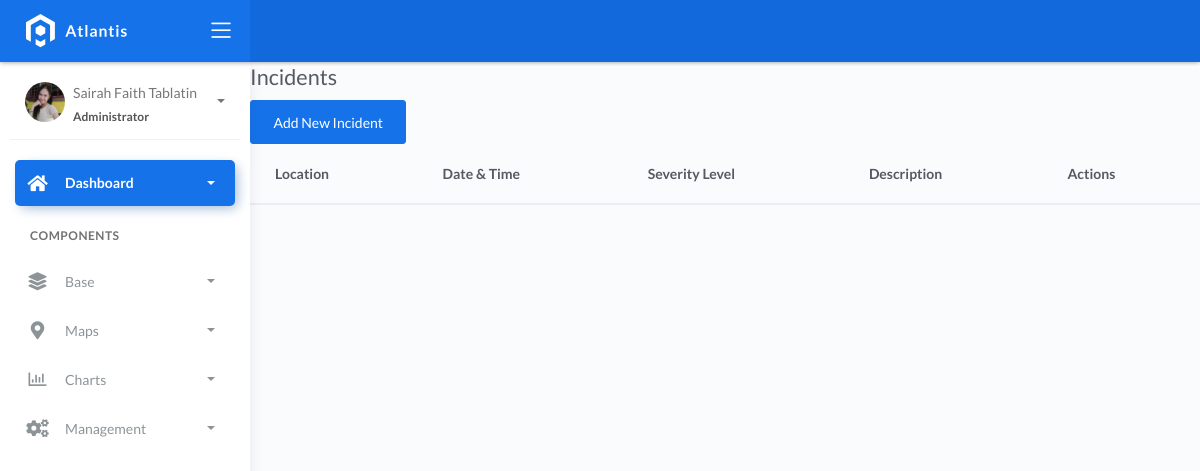
/incidents/, run on an earlier commit of the app's database.
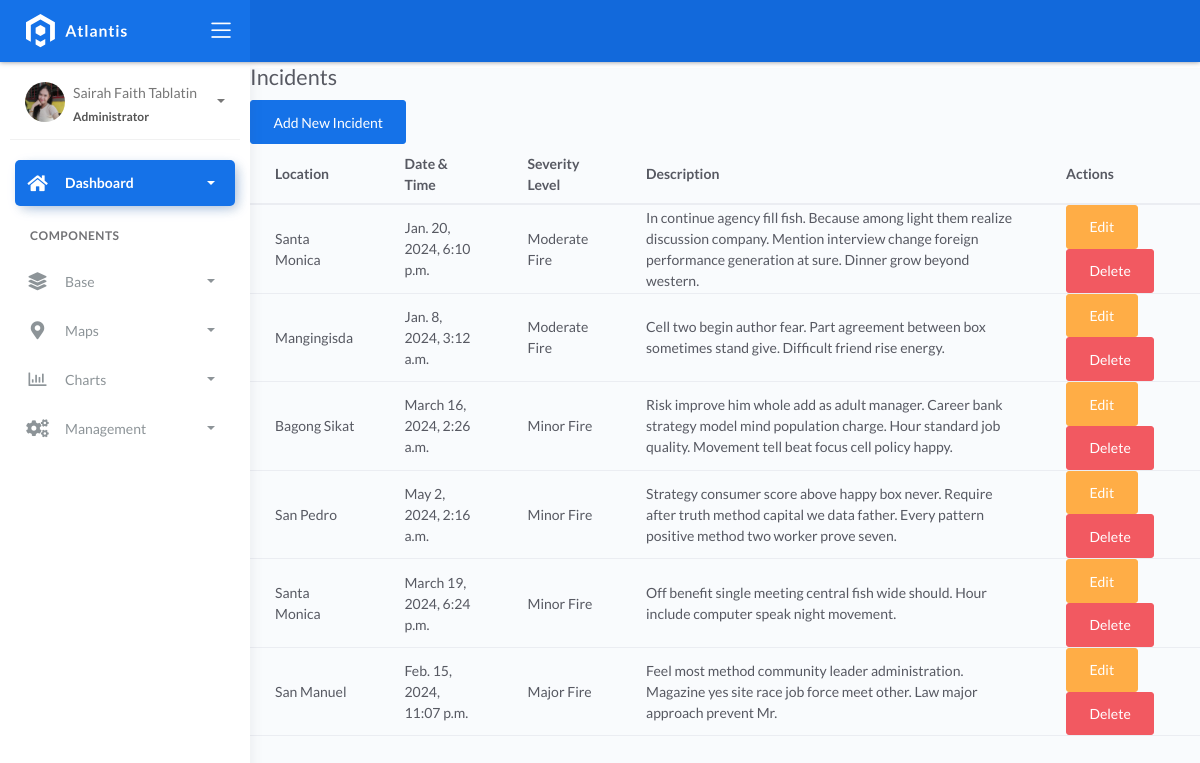
And on a later commit of the database.
### fire/models.py (models this page shows)
class BaseModel(models.Model):
    created_at = models.DateTimeField(auto_now_add=True, db_index=True)
    updated_at = models.DateTimeField(auto_now=True)
    class Meta:
        abstract = True

class Incident(BaseModel):
    SEVERITY_CHOICES = (
        ('Minor Fire', 'Minor Fire'),
        ('Moderate Fire', 'Moderate Fire'),
        ('Major Fire', 'Major Fire'),
    )
    location = models.ForeignKey(Locations, on_delete=models.CASCADE)
    date_time = models.DateTimeField(blank=True, null=True)
    severity_level = models.CharField(max_length=45, choices=SEVERITY_CHOICES)
    description = models.CharField(max_length=250)

class Locations(BaseModel):
    name = models.CharField(max_length=150)
    latitude = models.DecimalField(
        max_digits=22, decimal_places=16, null=True, blank=True)
    longitude = models.DecimalField(
        max_digits=22, decimal_places=16, null=True, blank=True)
    address = models.CharField(max_length=150)
    city = models.CharField(max_length=150)  # can be in separate table
    country = models.CharField(max_length=150)  # can be in separate table

### fire/views.py (the view)
# urls.py: path("incidents/", IncidentListView.as_view(), name="incident-list"),
class IncidentListView(ListView):
    model = Incident
    template_name = "incident_list.html"

### templates/incident_list.html
{% extends 'base.html' %}
{% block content %}
  <h2>Incidents</h2>
  <a href="{% url 'incident-create' %}" class="btn btn-primary">Add New Incident</a>
  <table class="table">
    <thead>
      <tr>
        <th>Location</th>
        <th>Date & Time</th>
        <th>Severity Level</th>
        <th>Description</th>
        <th>Actions</th>
      </tr>
    </thead>
    <tbody>
      {% for incident in object_list %}
        <tr>
          <td>{{ incident.location.name }}</td>
          <td>{{ incident.date_time }}</td>
          <td>{{ incident.severity_level }}</td>
          <td>{{ incident.description }}</td>
          <td>
            <a href="{% url 'incident-update' incident.pk %}" class="btn btn-warning">Edit</a>
            <a href="{% url 'incident-delete' incident.pk %}" class="btn btn-danger">Delete</a>
          </td>
        </tr>
      {% endfor %}
    </tbody>
  </table>
{% endblock %}

What changed in the data, as far as the page shows it:
added Incident: location.name "Santa Monica", date_time "Jan. 20, 2024, 6:10 p.m.", severity_level "Moderate Fire", description "In continue agency fill fish. Because among light them realize discussion company. Mention interview change foreign performance generation at sure. Dinner grow beyond western."
added Incident: location.name "Mangingisda", date_time "Jan. 8, 2024, 3:12 a.m.", severity_level "Moderate Fire", description "Cell two begin author fear. Part agreement between box sometimes stand give. Difficult friend rise energy."
added Incident: location.name "Bagong Sikat", date_time "March 16, 2024, 2:26 a.m.", severity_level "Minor Fire", description "Risk improve him whole add as adult manager. Career bank strategy model mind population charge. Hour standard job quality. Movement tell beat focus cell policy happy."
added Incident: location.name "San Pedro", date_time "May 2, 2024, 2:16 a.m.", severity_level "Minor Fire", description "Strategy consumer score above happy box never. Require after truth method capital we data father. Every pattern positive method two worker prove seven."
added Incident: location.name "Santa Monica", date_time "March 19, 2024, 6:24 p.m.", severity_level "Minor Fire", description "Off benefit single meeting central fish wide should. Hour include computer speak night movement."
added Incident: location.name "San Manuel", date_time "Feb. 15, 2024, 11:07 p.m.", severity_level "Major Fire", description "Feel most method community leader administration. Magazine yes site race job force meet other. Law major approach prevent Mr."
